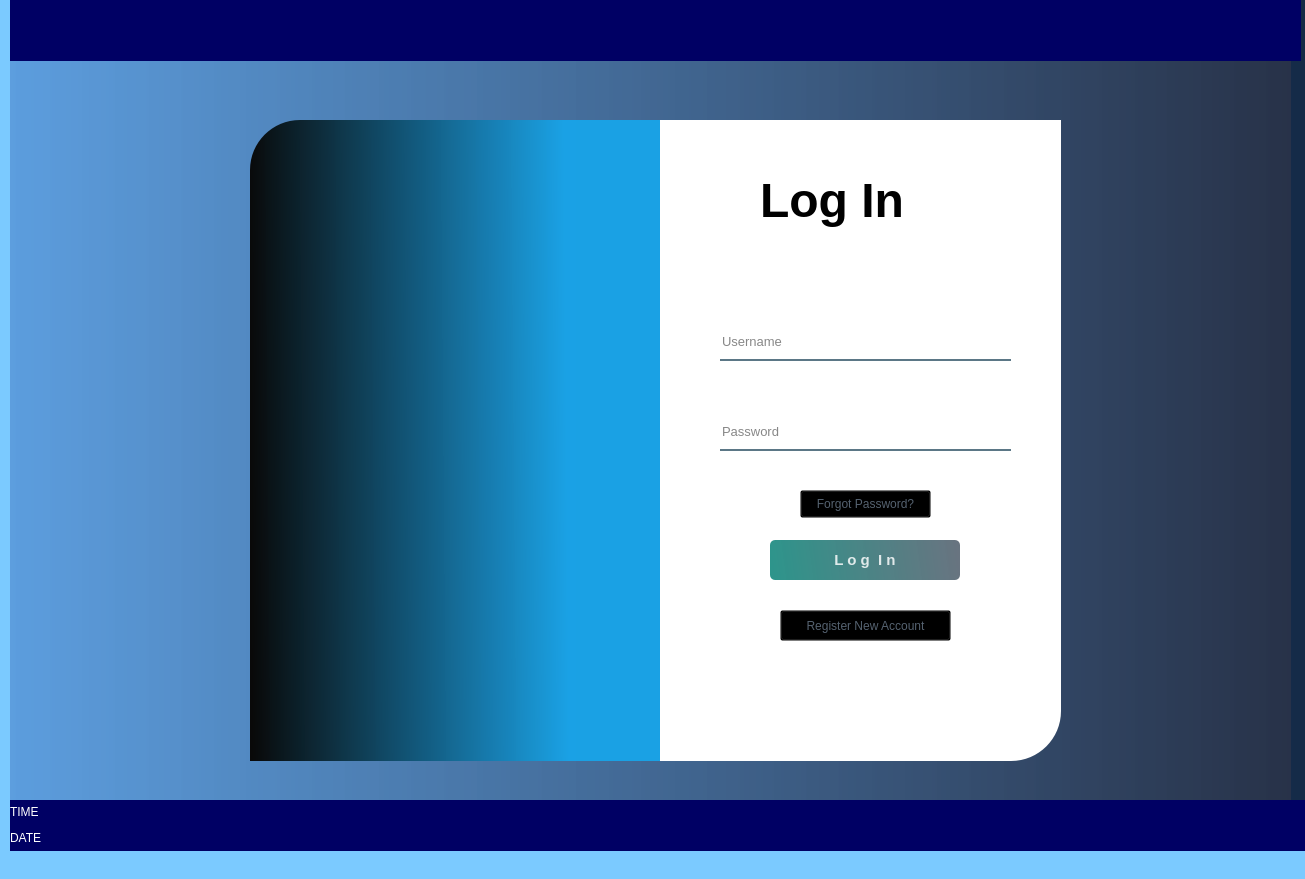
<?xml version="1.0" encoding="UTF-8"?>
<ui version="4.0">
 <class>Form</class>
 <widget class="QWidget" name="Form">
  <property name="geometry">
   <rect>
    <x>0</x>
    <y>0</y>
    <width>1305</width>
    <height>879</height>
   </rect>
  </property>
  <property name="windowTitle">
   <string>Form</string>
  </property>
  <property name="styleSheet">
   <string notr="true">background-color: rgb(123, 202, 255);</string>
  </property>
  <widget class="QWidget" name="widget" native="true">
   <property name="geometry">
    <rect>
     <x>10</x>
     <y>0</y>
     <width>1361</width>
     <height>851</height>
    </rect>
   </property>
   <property name="styleSheet">
    <string notr="true">QPushButton#pushButton{
	background-color: qlineargradient(spread:pad, x1:0, y1:0.505682, x2:1, y2:0.477, stop:0 rgba(11, 131, 120, 219), stop:1 rgba(85, 98, 112, 226));
	color:rgba(255, 255, 255, 210);
	border-radius:5px;
}

QPushButton#pushButton:hover{
	background-color: qlineargradient(spread:pad, x1:0, y1:0.505682, x2:1, y2:0.477, stop:0 rgba(150, 123, 111, 219), stop:1 rgba(85, 81, 84, 226));
}

QPushButton#pushButton:pressed{
	padding-left:5px;
	padding-top:5px;
	background-color:rgba(150, 123, 111, 255);
}

QPushButton#pushButton_2, #pushButton_3, #pushButton_4, #pushButton_5{
	background-color: rgba(0, 0, 0, 0);
	color:rgba(85, 98, 112, 255);
}

QPushButton#pushButton_2:hover, #pushButton_3:hover, #pushButton_4:hover, #pushButton_5:hover{
	color: rgba(131, 96, 53, 255);
}

QPushButton#pushButton_2:pressed, #pushButton_3:pressed, #pushButton_4:pressed, #pushButton_5:pressed{
	padding-left:5px;
	padding-top:5px;
	color:rgba(91, 88, 53, 255);
}

</string>
   </property>
   <widget class="QLabel" name="label_2">
    <property name="geometry">
     <rect>
      <x>240</x>
      <y>120</y>
      <width>411</width>
      <height>641</height>
     </rect>
    </property>
    <property name="styleSheet">
     <string notr="true">border-top-left-radius: 50px;
background-color: qlineargradient(spread:pad, x1:0.905204, y1:0.522, x2:0, y2:0.534, stop:0.149254 rgba(25, 163, 231, 246), stop:1 rgba(9, 9, 9, 255));</string>
    </property>
    <property name="text">
     <string/>
    </property>
   </widget>
   <widget class="QLabel" name="label_3">
    <property name="geometry">
     <rect>
      <x>650</x>
      <y>120</y>
      <width>401</width>
      <height>641</height>
     </rect>
    </property>
    <property name="styleSheet">
     <string notr="true">background-color:rgba(255, 255, 255, 255);
border-bottom-right-radius: 50px;</string>
    </property>
    <property name="text">
     <string/>
    </property>
   </widget>
   <widget class="QLabel" name="label_4">
    <property name="geometry">
     <rect>
      <x>750</x>
      <y>140</y>
      <width>221</width>
      <height>121</height>
     </rect>
    </property>
    <property name="font">
     <font>
      <family>MS Shell Dlg 2</family>
      <pointsize>10</pointsize>
      <weight>50</weight>
      <italic>false</italic>
      <bold>false</bold>
     </font>
    </property>
    <property name="styleSheet">
     <string notr="true">font: 14pt &quot;MS Shell Dlg 2&quot;;
background-color: rgb(255, 255, 255);
font: 10pt &quot;MS Shell Dlg 2&quot;;</string>
    </property>
    <property name="text">
     <string>&lt;html&gt;&lt;head/&gt;&lt;body&gt;&lt;p&gt;&lt;span style=&quot; font-size:36pt; font-weight:600;&quot;&gt;Log In&lt;/span&gt;&lt;/p&gt;&lt;/body&gt;&lt;/html&gt;</string>
    </property>
   </widget>
   <widget class="QLineEdit" name="lineEdit">
    <property name="geometry">
     <rect>
      <x>710</x>
      <y>330</y>
      <width>291</width>
      <height>31</height>
     </rect>
    </property>
    <property name="font">
     <font>
      <pointsize>10</pointsize>
     </font>
    </property>
    <property name="styleSheet">
     <string notr="true">background-color:rgba(0, 0, 0, 0);
border:none;
border-bottom:2px solid rgba(46, 82, 101, 200);
color:rgba(0, 0, 0, 240);
padding-bottom:7px;</string>
    </property>
    <property name="placeholderText">
     <string>Username</string>
    </property>
   </widget>
   <widget class="QLineEdit" name="lineEdit_2">
    <property name="geometry">
     <rect>
      <x>710</x>
      <y>420</y>
      <width>291</width>
      <height>31</height>
     </rect>
    </property>
    <property name="font">
     <font>
      <pointsize>10</pointsize>
     </font>
    </property>
    <property name="styleSheet">
     <string notr="true">background-color:rgba(0, 0, 0, 0);
border:none;
border-bottom:2px solid rgba(46, 82, 101, 200);
color:rgba(0, 0, 0, 240);
padding-bottom:7px;</string>
    </property>
    <property name="echoMode">
     <enum>QLineEdit::Password</enum>
    </property>
    <property name="placeholderText">
     <string>Password</string>
    </property>
   </widget>
   <widget class="QPushButton" name="pushButton">
    <property name="geometry">
     <rect>
      <x>760</x>
      <y>540</y>
      <width>190</width>
      <height>40</height>
     </rect>
    </property>
    <property name="font">
     <font>
      <pointsize>11</pointsize>
      <weight>75</weight>
      <bold>true</bold>
     </font>
    </property>
    <property name="text">
     <string>L o g  I n</string>
    </property>
   </widget>
   <widget class="QPushButton" name="pushButton_2">
    <property name="geometry">
     <rect>
      <x>770</x>
      <y>610</y>
      <width>171</width>
      <height>31</height>
     </rect>
    </property>
    <property name="styleSheet">
     <string notr="true">font: 10pt &quot;MS Shell Dlg 2&quot;;
font: 9pt &quot;MS Shell Dlg 2&quot;;</string>
    </property>
    <property name="text">
     <string>Register New Account</string>
    </property>
   </widget>
   <widget class="QLabel" name="label">
    <property name="geometry">
     <rect>
      <x>210</x>
      <y>80</y>
      <width>351</width>
      <height>421</height>
     </rect>
    </property>
    <property name="styleSheet">
     <string notr="true">background-color: rgb(0, 170, 255);</string>
    </property>
    <property name="text">
     <string>&lt;html&gt;&lt;head/&gt;&lt;body&gt;&lt;p&gt;&lt;img src=&quot;:/images/IMG_6122.jpeg&quot;/&gt;&lt;/p&gt;&lt;/body&gt;&lt;/html&gt;</string>
    </property>
   </widget>
   <widget class="QLabel" name="label_5">
    <property name="geometry">
     <rect>
      <x>-380</x>
      <y>-410</y>
      <width>1661</width>
      <height>1321</height>
     </rect>
    </property>
    <property name="styleSheet">
     <string notr="true">image: url(:/images/IMG_6115 (1).png);
background-color: rgb(255, 255, 255);</string>
    </property>
    <property name="text">
     <string/>
    </property>
   </widget>
   <widget class="QPushButton" name="pushButton_3">
    <property name="geometry">
     <rect>
      <x>790</x>
      <y>490</y>
      <width>131</width>
      <height>28</height>
     </rect>
    </property>
    <property name="text">
     <string>Forgot Password?</string>
    </property>
   </widget>
   <widget class="QLabel" name="label_7">
    <property name="geometry">
     <rect>
      <x>-10</x>
      <y>0</y>
      <width>1311</width>
      <height>851</height>
     </rect>
    </property>
    <property name="styleSheet">
     <string notr="true">background-color: qlineargradient(spread:pad, x1:0, y1:0, x2:1, y2:0, stop:0 rgba(25, 118, 210, 180), stop:1 rgba(4, 15, 40, 220));
</string>
    </property>
    <property name="text">
     <string/>
    </property>
   </widget>
   <widget class="QLabel" name="label_9">
    <property name="geometry">
     <rect>
      <x>-10</x>
      <y>0</y>
      <width>1301</width>
      <height>61</height>
     </rect>
    </property>
    <property name="styleSheet">
     <string notr="true">background-color: rgb(0, 0, 100);</string>
    </property>
    <property name="text">
     <string/>
    </property>
   </widget>
   <widget class="QLabel" name="label_8">
    <property name="geometry">
     <rect>
      <x>0</x>
      <y>800</y>
      <width>1301</width>
      <height>51</height>
     </rect>
    </property>
    <property name="styleSheet">
     <string notr="true">background-color: rgb(0, 0, 100);</string>
    </property>
    <property name="text">
     <string>&lt;html&gt;&lt;head/&gt;&lt;body&gt;&lt;p&gt;&lt;span style=&quot; color:#ffffff;&quot;&gt;TIME&lt;/span&gt;&lt;/p&gt;&lt;p&gt;&lt;span style=&quot; color:#ffffff;&quot;&gt;DATE&lt;/span&gt;&lt;/p&gt;&lt;/body&gt;&lt;/html&gt;</string>
    </property>
   </widget>
   <zorder>label</zorder>
   <zorder>label_5</zorder>
   <zorder>label_7</zorder>
   <zorder>label_2</zorder>
   <zorder>label_3</zorder>
   <zorder>label_4</zorder>
   <zorder>lineEdit</zorder>
   <zorder>lineEdit_2</zorder>
   <zorder>pushButton</zorder>
   <zorder>pushButton_2</zorder>
   <zorder>pushButton_3</zorder>
   <zorder>label_9</zorder>
   <zorder>label_8</zorder>
  </widget>
 </widget>
 <resources>
  <include location="loginUi4/res.qrc"/>
 </resources>
 <connections/>
</ui>
